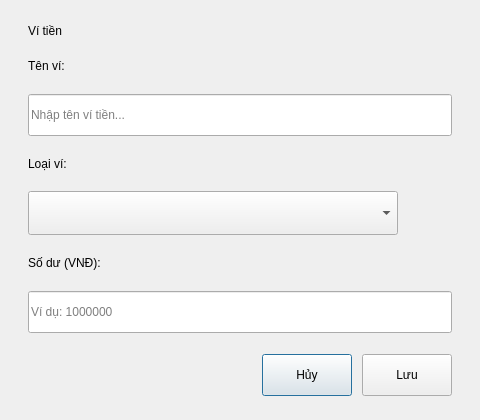
<?xml version='1.0' encoding='utf-8'?>
<ui version="4.0">
 <class>WalletDialog</class>
 <widget class="QDialog" name="WalletDialog">
  <property name="geometry">
   <rect>
    <x>0</x>
    <y>0</y>
    <width>480</width>
    <height>420</height>
   </rect>
  </property>
  <property name="minimumSize">
   <size>
    <width>460</width>
    <height>400</height>
   </size>
  </property>
  <property name="maximumSize">
   <size>
    <width>540</width>
    <height>520</height>
   </size>
  </property>
  <property name="windowTitle">
   <string>Thông tin ví tiền</string>
  </property>
  <layout class="QVBoxLayout" name="dialogLayout">
   <property name="spacing">
    <number>0</number>
   </property>
   <property name="leftMargin">
    <number>28</number>
   </property>
   <property name="topMargin">
    <number>24</number>
   </property>
   <property name="rightMargin">
    <number>28</number>
   </property>
   <property name="bottomMargin">
    <number>24</number>
   </property>
   <!-- Title -->
   <item>
    <widget class="QLabel" name="lblDialogTitle">
     <property name="text">
      <string>Ví tiền</string>
     </property>
    </widget>
   </item>
   <item>
    <spacer name="spacerAfterTitle">
     <property name="orientation">
      <enum>Qt::Vertical</enum>
     </property>
     <property name="sizeHint" stdset="0">
      <size>
       <width>20</width>
       <height>18</height>
      </size>
     </property>
    </spacer>
   </item>
   <!-- Group 1: Tên ví -->
   <item>
    <widget class="QLabel" name="lblName">
     <property name="text">
      <string>Tên ví:</string>
     </property>
    </widget>
   </item>
   <item>
    <spacer name="spacerLabel1">
     <property name="orientation">
      <enum>Qt::Vertical</enum>
     </property>
     <property name="sizeHint" stdset="0">
      <size>
       <width>20</width>
       <height>8</height>
      </size>
     </property>
    </spacer>
   </item>
   <item>
    <widget class="QLineEdit" name="edtName">
     <property name="minimumSize">
      <size>
       <width>0</width>
       <height>42</height>
      </size>
     </property>
     <property name="maximumSize">
      <size>
       <width>16777215</width>
       <height>44</height>
      </size>
     </property>
     <property name="placeholderText">
      <string>Nhập tên ví tiền...</string>
     </property>
    </widget>
   </item>
   <item>
    <spacer name="spacerGroup1">
     <property name="orientation">
      <enum>Qt::Vertical</enum>
     </property>
     <property name="sizeHint" stdset="0">
      <size>
       <width>20</width>
       <height>16</height>
      </size>
     </property>
    </spacer>
   </item>
   <!-- Group 2: Loại ví -->
   <item>
    <widget class="QLabel" name="lblType">
     <property name="text">
      <string>Loại ví:</string>
     </property>
    </widget>
   </item>
   <item>
    <spacer name="spacerLabel2">
     <property name="orientation">
      <enum>Qt::Vertical</enum>
     </property>
     <property name="sizeHint" stdset="0">
      <size>
       <width>20</width>
       <height>8</height>
      </size>
     </property>
    </spacer>
   </item>
   <item>
    <layout class="QHBoxLayout" name="typePreviewLayout">
     <property name="spacing">
      <number>10</number>
     </property>
     <item>
      <widget class="QComboBox" name="cboType">
       <property name="minimumSize">
        <size>
         <width>0</width>
         <height>42</height>
        </size>
       </property>
       <property name="maximumSize">
        <size>
         <width>16777215</width>
         <height>44</height>
        </size>
       </property>
       <property name="sizePolicy">
        <sizepolicy hsizetype="Expanding" vsizetype="Fixed">
         <horstretch>1</horstretch>
         <verstretch>0</verstretch>
        </sizepolicy>
       </property>
      </widget>
     </item>
     <item>
      <widget class="IconBadge" name="badgeTypePreview">
       <property name="minimumSize">
        <size>
         <width>44</width>
         <height>44</height>
        </size>
       </property>
       <property name="maximumSize">
        <size>
         <width>44</width>
         <height>44</height>
        </size>
       </property>
       <property name="sizePolicy">
        <sizepolicy hsizetype="Fixed" vsizetype="Fixed">
         <horstretch>0</horstretch>
         <verstretch>0</verstretch>
        </sizepolicy>
       </property>
      </widget>
     </item>
    </layout>
   </item>
   <item>
    <spacer name="spacerGroup2">
     <property name="orientation">
      <enum>Qt::Vertical</enum>
     </property>
     <property name="sizeHint" stdset="0">
      <size>
       <width>20</width>
       <height>16</height>
      </size>
     </property>
    </spacer>
   </item>
   <!-- Group 3: Số dư -->
   <item>
    <widget class="QLabel" name="lblBalance">
     <property name="text">
      <string>Số dư (VNĐ):</string>
     </property>
    </widget>
   </item>
   <item>
    <spacer name="spacerLabel3">
     <property name="orientation">
      <enum>Qt::Vertical</enum>
     </property>
     <property name="sizeHint" stdset="0">
      <size>
       <width>20</width>
       <height>8</height>
      </size>
     </property>
    </spacer>
   </item>
   <item>
    <widget class="QLineEdit" name="edtBalance">
     <property name="minimumSize">
      <size>
       <width>0</width>
       <height>42</height>
      </size>
     </property>
     <property name="maximumSize">
      <size>
       <width>16777215</width>
       <height>44</height>
      </size>
     </property>
     <property name="placeholderText">
      <string>Ví dụ: 1000000</string>
     </property>
    </widget>
   </item>
   <item>
    <spacer name="spacerBeforeButtons">
     <property name="orientation">
      <enum>Qt::Vertical</enum>
     </property>
     <property name="sizeHint" stdset="0">
      <size>
       <width>20</width>
       <height>20</height>
      </size>
     </property>
    </spacer>
   </item>
   <!-- Group 4: Buttons -->
   <item>
    <layout class="QHBoxLayout" name="buttonLayout">
     <property name="spacing">
      <number>10</number>
     </property>
     <item>
      <spacer name="horizontalSpacer">
       <property name="orientation">
        <enum>Qt::Horizontal</enum>
       </property>
       <property name="sizeHint" stdset="0">
        <size>
         <width>40</width>
         <height>20</height>
        </size>
       </property>
      </spacer>
     </item>
     <item>
      <widget class="QPushButton" name="btnCancel">
       <property name="role" stdset="0">
        <string notr="true">secondary</string>
       </property>
       <property name="text">
        <string>Hủy</string>
       </property>
       <property name="minimumSize">
        <size>
         <width>90</width>
         <height>42</height>
        </size>
       </property>
      </widget>
     </item>
     <item>
      <widget class="QPushButton" name="btnSave">
       <property name="role" stdset="0">
        <string notr="true">primary</string>
       </property>
       <property name="text">
        <string>Lưu</string>
       </property>
       <property name="minimumSize">
        <size>
         <width>90</width>
         <height>42</height>
        </size>
       </property>
      </widget>
     </item>
    </layout>
   </item>
  </layout>
 </widget>
 <customwidgets>
  <customwidget>
   <class>IconBadge</class>
   <extends>QWidget</extends>
   <header>widgets/icon_badge.h</header>
  </customwidget>
 </customwidgets>
 <resources/>
 <connections/>
</ui>
